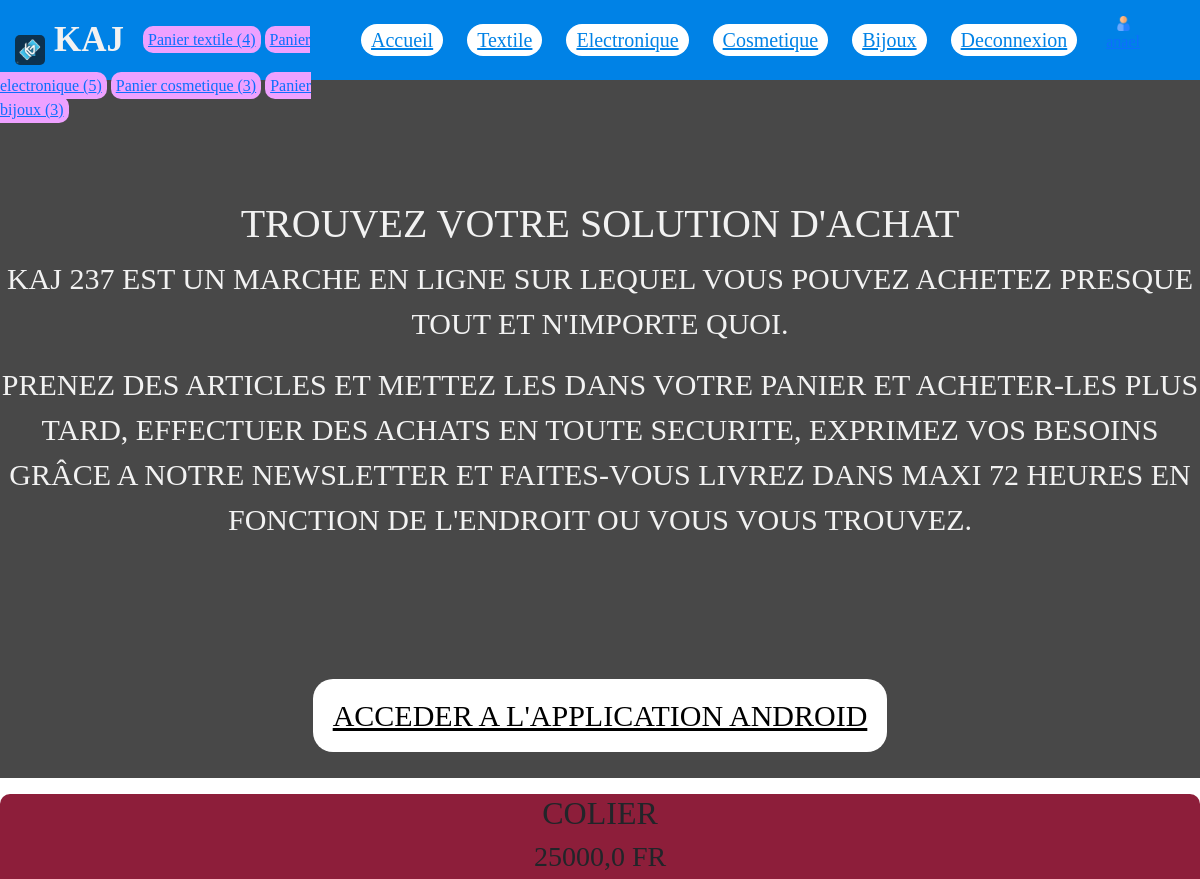
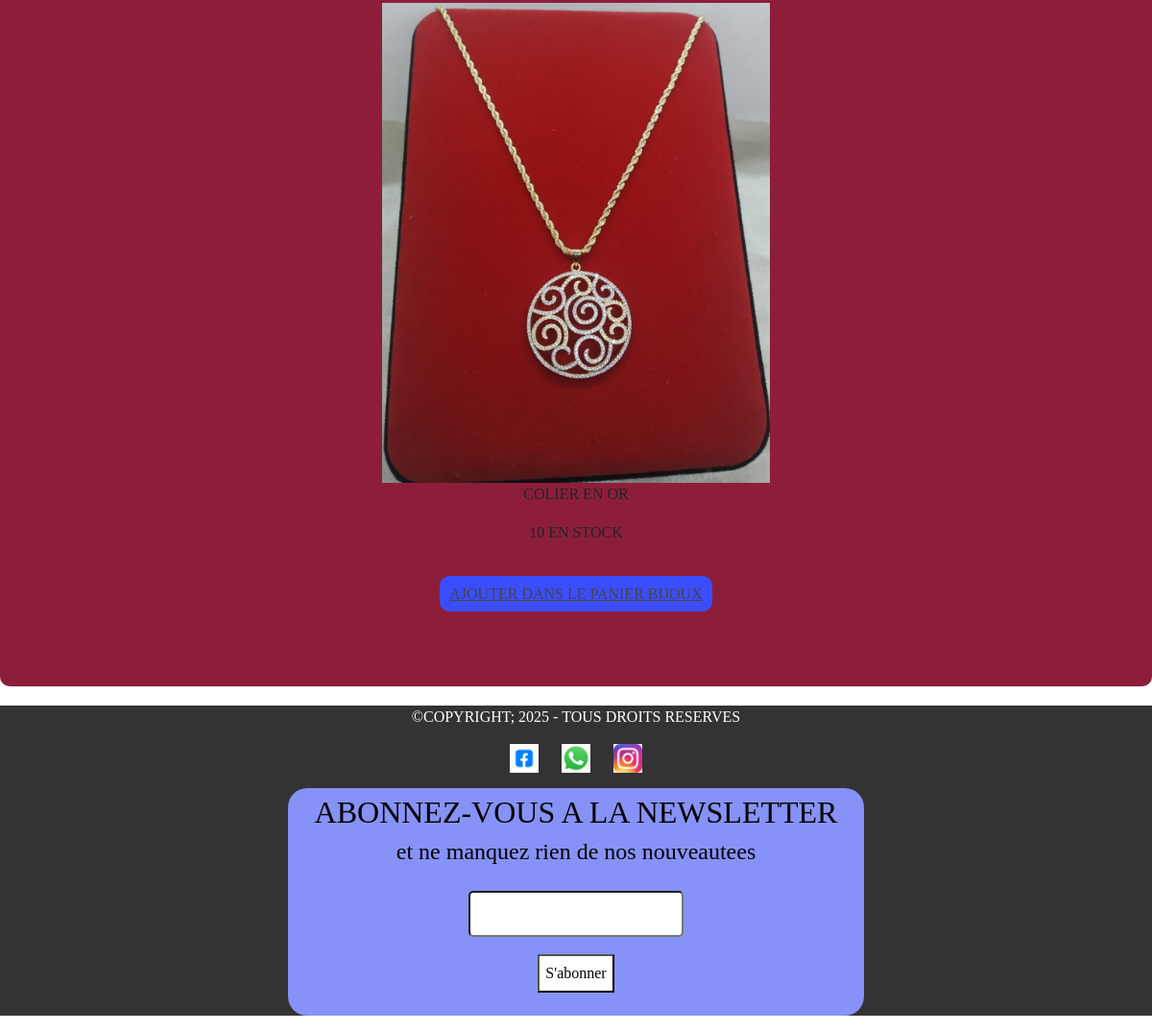
The app's page /Bijoux/colier/ (signed in) with its own data (2 pictures, top to bottom).
### accounts/models.py (models this page shows)
class Shopper(AbstractUser):
    pass

### store/models.py (models this page shows, shortened)
class Cart(models.Model):
    user = models.OneToOneField( AUTH_USER_MODEL, on_delete=models.CASCADE)
    orders = models.ManyToManyField(Order)

class Cart_electronique(models.Model):
    user = models.OneToOneField( AUTH_USER_MODEL, on_delete=models.CASCADE)
    orders = models.ManyToManyField(Order_electronique)

class Cart_cosmetique(models.Model):
    user = models.OneToOneField( AUTH_USER_MODEL, on_delete=models.CASCADE)
    orders = models.ManyToManyField(Order_cosmetique)

class Cart_bijoux(models.Model):
    user = models.OneToOneField( AUTH_USER_MODEL, on_delete=models.CASCADE)
    orders = models.ManyToManyField(Order_bijoux)

class Bijoux(models.Model):
    name = models.CharField(max_length=128)
    slug = models.SlugField(max_length=128)
    price = models.FloatField(default=0.0)
    stock = models.IntegerField(default=0)
    description = models.TextField(blank=True)
    thumbnail = models.ImageField(upload_to="bijoux", blank=True, null=True)

### store/views.py (the view)
# urls.py: path('Bijoux/<str:slug>/', product_detail_bijoux, name="bijoux-detail"),
def product_detail_bijoux(request, slug):
    bijoux =get_object_or_404(Bijoux, slug=slug)
    return render(request, 'detail_bijoux.html', context={"Bijoux": bijoux})

### template/detail_bijoux.html (shortened to what this page needs)
{% extends 'base.html' %}
{% block content %}
<section class="detail-bijoux min-vh-100">
    <p>
        <h2>{{ Bijoux.name }}</h2>
    <h3>{{ Bijoux.price }} FR</h3>
    <img src="{{ Bijoux.thumbnail.url }}" alt="{{ Bijoux.name }}" style="max-width: 450px; max-height: 500px;">
    <p> {{ Bijoux.description }}</p>
    <p> {{ Bijoux.stock }} en stock</p><br>
    {% if user.is_authenticated %}
    <p>
        <a href="{% url 'add-to-cart-bijoux' Bijoux.slug %}" class="panier-bijoux" >
            Ajouter dans le panier bijoux
        </a>
    </p>
     {% else %}
    <a href="{% url 'login' %}" class="panier-bijoux">Connectez-vous pour acheter cet article</a>
    <p>Article indisponible</p>
    {% endif %}
    </p>
</section>
{% endblock %}

### template/base.html (shortened to what this page needs)
<!DOCTYPE html>
<html lang="fr">
<head>
    {% load static %}
</head>
<body>
<header>
    <nav class="connexion">
        <img src="{% static 'images/logo_kaj.jpg' %}" alt="kaj" id="logos">
        <label class="logo">KAJ</label>
        <ul>
            <li><a href="{% url 'accueil' %}">Accueil</a></li>
            <li><a href="{% url 'index' %}">Textile</a></li>
            <li><a href="{% url 'electronique' %}">Electronique</a></li>
            <li><a href="{% url 'cosmetique' %}">Cosmetique</a></li>
            <li><a href="{% url 'bijoux' %}">Bijoux</a></li>
            {% if user.is_authenticated %}
            <li>
                <a class="user" href="{% url 'logout' %}">Deconnexion</a></li>
            <a href="{% url 'profil' %}"><img src="{% static 'images/user.png' %}" alt="user"
                                              style="max-width:15px; max-height:15px;" id="user_image" class="text-dark">{{ user.username }}</a>
            {% else %}
            <li><a class="user" href="{% url 'login' %}">Connexion</a></li>
            <li><a class="user" href="{% url 'signup' %}">S'inscrire</a></li>
            {% endif %}
        </ul>
        {% if user.cart %}
        <a href="{% url 'cart' %}" class="cart">Panier textile ({{ user.cart.orders.count }})</a>
        {% endif %}
        {% if user.cart_electronique %}
        <a href="{% url 'cart_electronique' %}" class="cart">Panier electronique ({{ user.cart_electronique.orders.count }})</a>
        {% endif %}
        {% if user.cart_cosmetique %}
        <a href="{% url 'cart_cosmetique' %}" class="cart">Panier cosmetique ({{ user.cart_cosmetique.orders.count }})</a>
        {% endif %}
        {% if user.cart_bijoux %}
        <a href="{% url 'cart_bijoux' %}" class="cart">Panier bijoux ({{ user.cart_bijoux.orders.count }})</a>
        {% endif %}
    </nav>
    <link rel="stylesheet" href="{% static 'css/bootstrap.min.css' %}">
</header>
<section id="main-page">
    <div id="main">
        <h1>TROUVEZ VOTRE SOLUTION D'ACHAT</h1>
        <p>
            KAJ 237 est un marche en ligne sur lequel vous pouvez achetez presque tout et n'importe quoi.
        </p>
        <p>
            Prenez des articles et mettez les dans votre panier et acheter-les plus tard, effectuer des achats en toute
            securite, exprimez vos besoins grâce a notre Newsletter et faites-vous livrez dans maxi 72 heures en
            fonction de l'endroit ou vous vous trouvez.
        </p>
        <br><br><br>
        <a href="https://mega.nz/file/E31TQB6B#2zwKQ6WxIYrtyLHFK4Sm2aNRfb6oMfqhZB1nGapC8-w" class="service"
           style="width: 100%; background-color: #fff; padding: 20px; border-radius: 20px; color: #000;">Acceder a
            l'application Android</a>
    </div>
</section>
{% block content %}
{% endblock %}
<footer>
    <p>©Copyright; 2025 - Tous droits reserves</p>
    <div class="social-link">
        <a href="https://facebook.com/jordan kamgang" target="_blank">
            <img src="{% static 'images/logo_facebook.png' %}" alt="Facebook">
        </a>
        <a href="https://wa.me/Jordan Kamgang" target="_blank">
            <img src="{% static 'images/logo_whatsapp.jpg' %}" alt="Whatsapp">
        </a>
        <a href="https://instagram.com/CheatBoy79" target="_blank">
            <img src="{% static 'images/logo_instagram.jpg' %}" alt="Instagram">
        </a>
    </div>
    <p>
    <form method="POST" class="newsletter w-50 mx-auto">
        <p>
        <h2 class="text">Abonnez-vous a la newsletter</h2>
        <h4 class="text">et ne manquez rien de nos nouveautees</h4>
        <input type="email" name="email" id="email" required style="padding: 10px;"><br>
        <button type="submit" id="abonner">S'abonner</button>
        <br><br>
        </p>
    </form>
    </p>
</footer>
</body>
</html>

### template/base.html (style rules this page uses)
* { margin: 0; padding: 0; box-sizing: border-box; font-family: poppins; text-decoration: none; list-style: none; }
footer { background-color: #333; color: white; text-align: center; bottom: 0; width: 100%; height: auto; }
.newsletter { width: 30%; height: 100%; background-color: #8692f7; border-radius: 20px; position: relative; text-align: center; }
#email { margin: 3%; border-radius: 5px; }
#abonner { background-color: #fff; padding: 1%; }
.social-link { margin-top: 10px; }
.social-link a { margin: 0 10px; display: inline-block; }
.social-link img { width: 30px; height: 30px; transition: transform 0.3s ease; }
.text { color: black; }
.newsletter h2 { padding-top: 1%; }
.connexion { background-color: #0082e6; height: 80px; width: 100%; }
label.logo { color: #f2f2f2; font-size: 35px; line-height: 80px; padding-left: 20px; padding-right: 15px; font-weight: 600; }
.connexion ul { float: right; margin-right: 60px; }
.connexion ul li { display: inline-block; line-height: 80px; margin: 0 10px; }
.connexion ul li a { color: #0082e6; font-weight: 500; font-size: 20px; padding: 5px 10px; border-radius: 50px; background: white; transition: 0.3s; clip-path: polygon ( 100% 0, 100% 35%, 100% 50%, 100% 65%, 100% 100%, 0 100%, 0 65% 0 50%, 0 35%, 0 0; ) }
#main-page { height: auto; background: #484848; }
#main { text-transform: uppercase; text-align: center; padding: 120px 0 40px 0; font-size: 30px; color: #f2f2f2; }
#main p { text-transform: uppercase; text-align: center; }
.cart { background-color: #eea1ff; border-radius: 10px; padding: 5px; position: relative; bottom: 6px; }
#user_image { position: relative; bottom: 20px; left: 25px; }
#logos { max-with: 30px; max-height: 30px; border-radius: 5px; position: relative; left: 15px; top: 3px; }

### template/detail_bijoux.html (style rules this page uses)
.panier-bijoux { color:#444; background-color:#3b4eff; padding:10px; border-radius:10px; margin-bottom:40px; text-transform:uppercase; }
.detail-bijoux { width:auto; height:auto; background:#8d1e3a; border-radius:10px; margin-bottom:20px; text-align:center; }
h2, h3, p { text-align:center; text-transform:uppercase; }

### records on screen
Shopper: cart.orders.count "4", cart_electronique.orders.count "5", cart_cosmetique.orders.count "3", cart_bijoux.orders.count "3"
Bijoux: name "COLIER", price "25000,0", thumbnail (picture), description "COLIER EN OR", stock "10"
